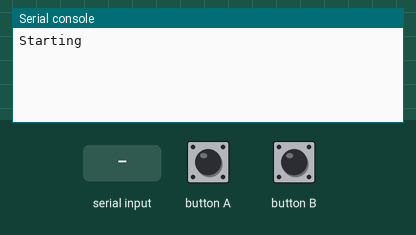
Recording of a program running on a simulated BBC micro:bit running MicroPython. Parts: the last lines printed to the serial console. The test bench sets the inputs (shaded band). No radio messages arrive unless stated (any console line starting 'radio sent:' is added by the test bench).

Above: at 1.2 s.
1.3 s: "99" typed at the serial console
At 2.3 s:
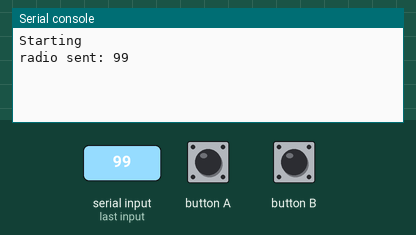
2.8 s: "1" typed at the serial console
At 4.0 s:
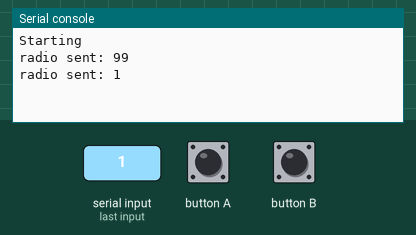

The program:

main.py
```python
from microbit import *
import radio

entriesLog = []
count = 0
arrivedTime = 0

TIMEOUT = 2000
PACKET_SIZE = 16
uart_buffer = bytearray()


# will check for any requests wanting to be sent from the server to other micro:bits
def sendDataFromServer():
    if uart.any():
        radio.config(channel=22)
        data = uart.read()
        decodedMessage = data.decode('utf-8').strip()
        # display.scroll(decodedMessage)
        radio.send(decodedMessage)
        radio.config(channel=21)

def findEntries():
    global entriesLog
    global count

    if(entriesLog[0] != entriesLog[1]):
        #someone has entered room side entrieslog[1]
        print("3,"+entriesLog[1])

    entriesLog = []
    count = 0


def logEntries(name):
    global count
    global entriesLog

    if (count < 2):
        #print(str(entriesLog))
        entriesLog.append(name)
        count = count + 1

        if(count == 2):
            findEntries()
    else:
       # print(str(entriesLog))
        findEntries()


def main():
    global count
    global entriesLog
    global arrivedTime

    radio.on()
    radio.config(channel=21, power=7, queue = 10)#to receiver
    print("Starting")

    arrivedTime = running_time()

    while True:
        message = radio.receive()
        sendDataFromServer()

        currentTime = running_time()
        timePassed = currentTime - arrivedTime

        if(timePassed > TIMEOUT):
            count = 0
            entriesLog = []

        if message:
            messageArr = message.split(",")
            # display.scroll(message)
            if(messageArr[0] == "99"):
                logEntries(messageArr[1])
                arrivedTime = running_time()
            else:
                print(message)
        sleep(50)
main()
```

Measured:
- after the input at 1.3 s, the serial console: prints a new line at once (image 1)
- after the input at 2.8 s, the serial console: prints a new line at once (image 2)
